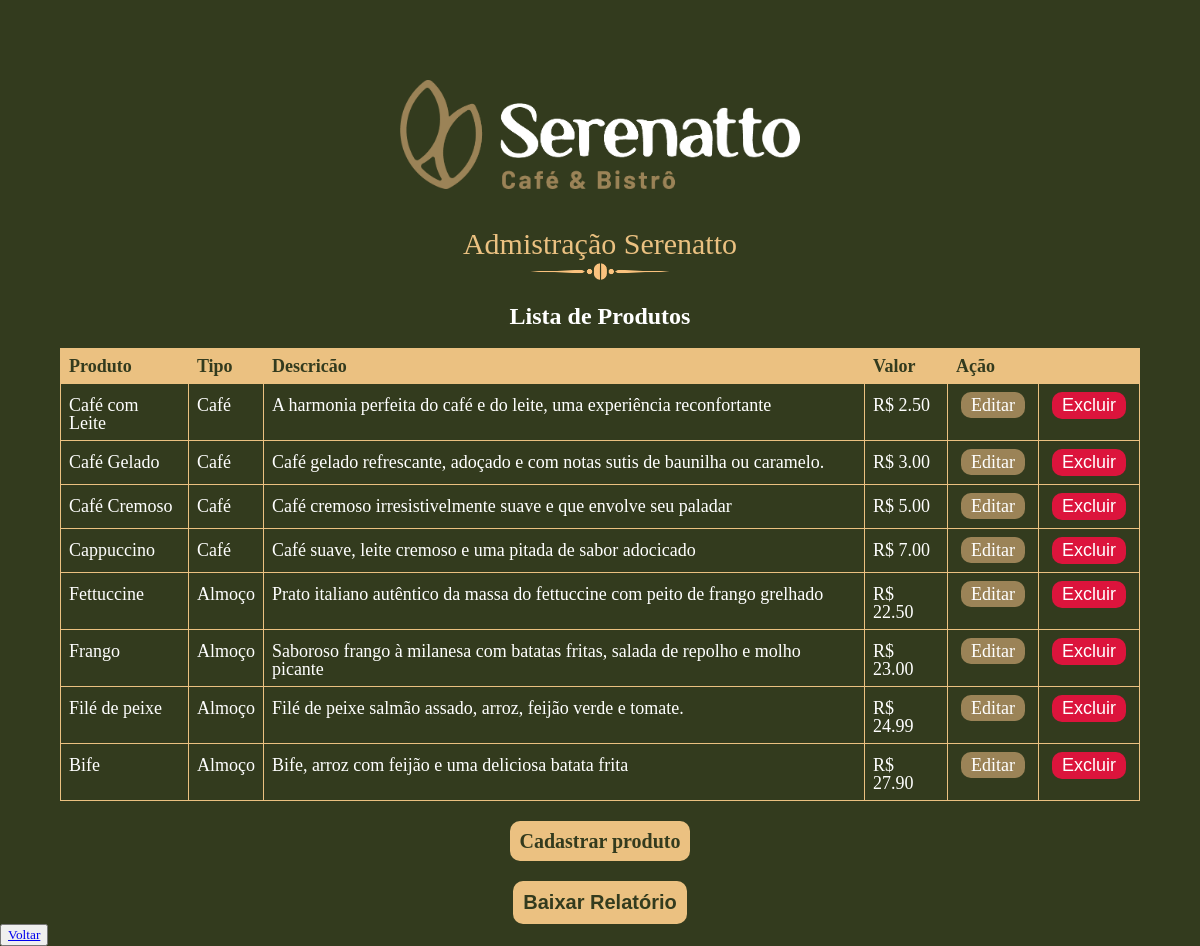
The app's page /admin.php with its own data.
### tables this page shows
CREATE TABLE `produtos` (
  `id` int(11) NOT NULL,
  `tipo` varchar(45) NOT NULL,
  `nome` varchar(45) NOT NULL,
  `descricao` varchar(90) NOT NULL,
  `imagem` varchar(80) NOT NULL,
  `preco` decimal(5,2) NOT NULL
);

### src/repository/ProdutoRepository.php (called while the page is built, shortened)
<?php
class ProdutoRepository{
    private PDO $pdo;
    public function __construct(PDO $pdo)
    {
        $this->pdo = $pdo;
    }
    private function formarObjeto($dados)
    {
        return new Produto(
            $dados['id'],
            $dados['tipo'],
            $dados['nome'],
            $dados['descricao'],
            $dados['preco'],
            $dados['imagem']);
    }
    public function buscarTodos(){
        $sql = "SELECT * FROM produtos ORDER BY preco asc";
        $statement = $this->pdo->query($sql);
        $dados = $statement->fetchAll(PDO::FETCH_ASSOC);
        $todosOsDados = array_map(function ($produto) {
            return $this->formarObjeto($produto);
        }, $dados);
        return $todosOsDados;
    }
}

### src/model/Produto.php (called while the page is built, shortened)
<?php
class Produto {
    private ?int $id;
    private string $nome;
    private string $descricao;
    private float $preco;
    public function __construct(?int $id, string $tipo, string $nome, string $descricao, float $preco, string $imagem = 'logo-serenatto.png')
    {
        $this->id = $id;
        $this->tipo = $tipo;
        $this->nome = $nome;
        $this->descricao = $descricao;
        $this->preco = $preco;
    }
public function getId(): int
{
    return $this->id;
}
public function getTipo(): string
{
    return $this->tipo;
}
public function getNome(): string
{
    return $this->nome;
}
public function getDescricao(): string
{
    return $this->descricao;
}
public function getPreco(): float
{
    return $this->preco;
}
public function getPrecoFormatado():string{
    return "R$ " . number_format($this->getPreco(), 2);
}
}

### admin.php (the view, shortened to what this page needs)
<?php
      require 'src/conexao-bd.php';
      require 'src/Model/Produto.php';
      require 'src/Repository/ProdutoRepository.php';
      $produtoRepository = new ProdutoRepository ($pdo);
      $produtos = $produtoRepository->buscarTodos()
?>
<!doctype html>
<html lang="pt-br">
<head>
  <link rel="stylesheet" href="css/reset.css">
  <link rel="stylesheet" href="css/index.css">
  <link rel="stylesheet" href="css/admin.css">
</head>
<body>
<main>
  <section class="container-admin-banner">
    <img src="img/logo-serenatto-horizontal.png" class="logo-admin" alt="logo-serenatto">
    <h1>Admistração Serenatto</h1>
    <img class= "ornaments" src="img/ornaments-coffee.png" alt="ornaments">
  </section>
  <h2>Lista de Produtos</h2>
  <section class="container-table">
    <table>
      <thead>
        <tr>
          <th>Produto</th>
          <th>Tipo</th>
          <th>Descricão</th>
          <th>Valor</th>
          <th colspan="2">Ação</th>
        </tr>
      </thead>
      <tbody>
      <?php foreach ($produtos as $produto): ?>
      <tr>
        <td><?= $produto->getNome() ?></td>
        <td><?= $produto->getTipo() ?></td>
        <td><?= $produto->getDescricao() ?></td>
        <td><?= $produto->getPrecoFormatado() ?></td>
        <td><a class="botao-editar" href="editar-produto.php?id=<?= $produto->getId() ?>">Editar</a></td>
        <td>
          <form action="excluir-produto.php" method="post">
            <input type="submit" class="botao-excluir" value="Excluir">
          </form>
        </td>
      </tr>
      <?php endforeach; ?>
      </tbody>
    </table>
  <a class="botao-cadastrar" href="cadastrar-produto.php">Cadastrar produto</a>
  <form action="gerador-pdf.php" method="post">
    <input type="submit" class="botao-cadastrar" value="Baixar Relatório"/>
  </form>
  </section>
  <button><a href="index.php">Voltar</a></button>
</main>
</body>
</html>

### css/index.css (style rules this page uses)
body { background-color: #333B1E; font-family: 'Barlow', sans-serif; }
main { height: 100vh; }
h2 { text-align: center; font-size: 48px; margin: 20px 0px; color: #FFF; font-weight: bold; }
.ornaments { width: 200px; }

### css/admin.css (style rules this page uses)
.container-admin-banner { display: flex; align-items: center; flex-direction: column; margin: 80px 0px 20px; }
.logo-admin { width: 400px; }
h2 { font-size: 24px; }
.container-table { display: flex; align-items: center; flex-direction: column; }
table { width: 90%; margin: auto 0; }
table, th, td { border: 1px solid #EBC181; }
table th { padding: 11px 0 11px; background-color: #EBC181; color: #333B1E; font-weight: bold; font-size: 18px; text-align: left; padding: 8px; }
table tr { border: 1px solid #ddd; }
table td { color: #FFF; font-size: 18px; padding: 8px; }
.container-admin-banner h1 { margin-top: 40px; font-size: 30px; color: #EBC181; }
table tbody tr td a, .botao-cadastrar, .botao-excluir { padding: 3px 10px; border-radius: 10px; color: #FFFFFF; text-decoration: none; margin: 0 5px; transition: 0.7s; border: none; font-size: 18px; }
.botao-cadastrar { background: #EBC181; color: #333B1E; font-weight: 600; margin-top: 20px; font-size: 20px; border-radius: 10px; padding: 10px 10px; border: none; }
.botao-editar { background: #9B8357; }
.botao-excluir { background: crimson; }

### records on screen
produtos: nome "Café com Leite", tipo "Café", descricao "A harmonia perfeita do café e do leite, uma experiência reconfortante", preco "R$ 2.50"
produtos: nome "Café Gelado", tipo "Café", descricao "Café gelado refrescante, adoçado e com notas sutis de baunilha ou caramelo.", preco "R$ 3.00"
produtos: nome "Café Cremoso", tipo "Café", descricao "Café cremoso irresistivelmente suave e que envolve seu paladar", preco "R$ 5.00"
produtos: nome "Cappuccino", tipo "Café", descricao "Café suave, leite cremoso e uma pitada de sabor adocicado", preco "R$ 7.00"
produtos: nome "Fettuccine", tipo "Almoço", descricao "Prato italiano autêntico da massa do fettuccine com peito de frango grelhado", preco "R$ 22.50"
produtos: nome "Frango", tipo "Almoço", descricao "Saboroso frango à milanesa com batatas fritas, salada de repolho e molho picante", preco "R$ 23.00"
produtos: nome "Filé de peixe", tipo "Almoço", descricao "Filé de peixe salmão assado, arroz, feijão verde e tomate.", preco "R$ 24.99"
produtos: nome "Bife", tipo "Almoço", descricao "Bife, arroz com feijão e uma deliciosa batata frita", preco "R$ 27.90"
